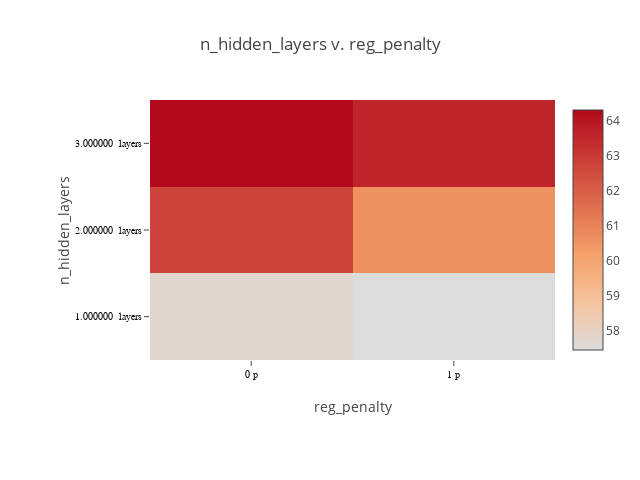

The notebook cell saved with this chart:
### Code cell
plot_matrix(lossframe, "n_hidden_layers", "reg_penalty", x_suffix="p", y_suffix=" layers")

### Figure 1 — Plotly figure (JSON) as saved in the notebook; plotly's stock layout.template omitted (floating-point values rounded to 4 significant figures)
{"data": [{"colorscale": [[0, "rgb(0,0,255)", [1, "rgb(255,0,0)"]]], "type": "heatmap", "x": ["0 p", "0 p", "0 p", "0 p", "1 p"], "y": ["1.000000  layers", "2.000000  layers", "3.000000  layers"], "z": [[242.2, 60.13, 57.64, 57.74, 57.44], [64.8, 65.27, 62.83, 62.72, 60.58], [64.88, 64.45, 65.37, 64.31, 63.58]]}], "layout": {"height": 480, "margin": {"b": 120, "l": 150, "r": 30, "t": 100}, "title": "n_hidden_layers v. reg_penalty", "width": 640, "xaxis": {"tickfont": {"color": "black", "family": "Arial, sans-serif", "size": 10}, "title": "reg_penalty"}, "yaxis": {"tickfont": {"color": "black", "family": "Arial, sans-serif", "size": 10}, "title": "n_hidden_layers"}}}
